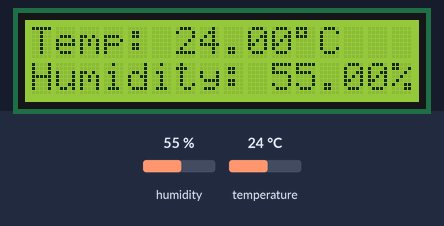
A sketch run on a simulated Arduino Uno, built with avr-gcc and run on an emulated ATmega328P. On the bench: 16×2 character LCD. Inputs (shaded band) come from the test bench; at power-on: humidity 55 %, temperature 24 °C.

Above: at 1.2 s.
1.3 s: humidity set to 22 %
At 2.5 s:
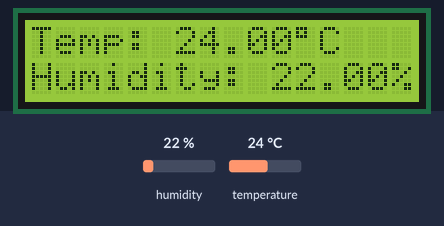
4.0 s: temperature set to 12 °C
At 5.1 s:
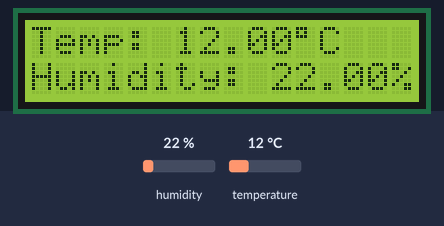
6.7 s: humidity set to 40 %
At 9.0 s:
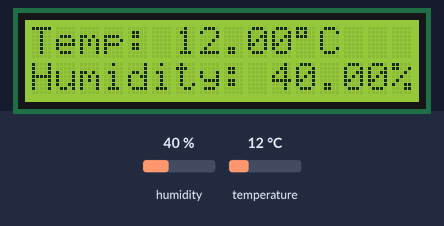
9.7 s: temperature set to 19 °C
At 11.5 s:
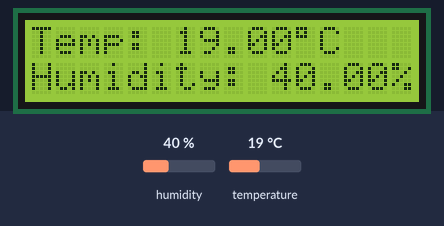
Timing chart, 0 to 13.0 s (numbered marks = the images above; inputs shaded):
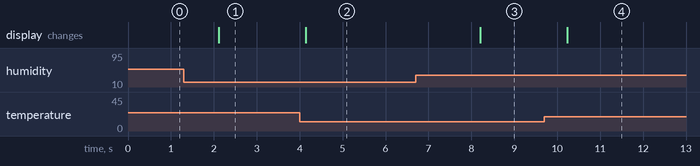

The sketch:

LCD_thermometer_and_hygrometer.ino
```cpp
#include <dht.h>
#include <LiquidCrystal.h>

dht DHT;
LiquidCrystal lcd(10,9,5,4,3,2);

#define DHT11_PIN 11

void setup(){
  lcd.begin(16, 2);
}

void loop(){
  int chk = DHT.read11(DHT11_PIN);
  lcd.setCursor(0,0);
  lcd.print("Temp: ");
  lcd.print(DHT.temperature);
  lcd.print((char)223);
  lcd.print("C");
  lcd.setCursor(0,1);
  lcd.print("Humidity: ");
  lcd.print(DHT.humidity);
  lcd.print("%");
  delay(2000);
}
```

Measured:
- after the input at 1.3 s, the display: changes after 0.82 s (image 1)
- after the input at 4.0 s, the display: changes after 0.15 s (image 2)
- after the input at 6.7 s, the display: changes after 1.5 s (image 3)
- after the input at 9.7 s, the display: changes after 0.53 s (image 4)
